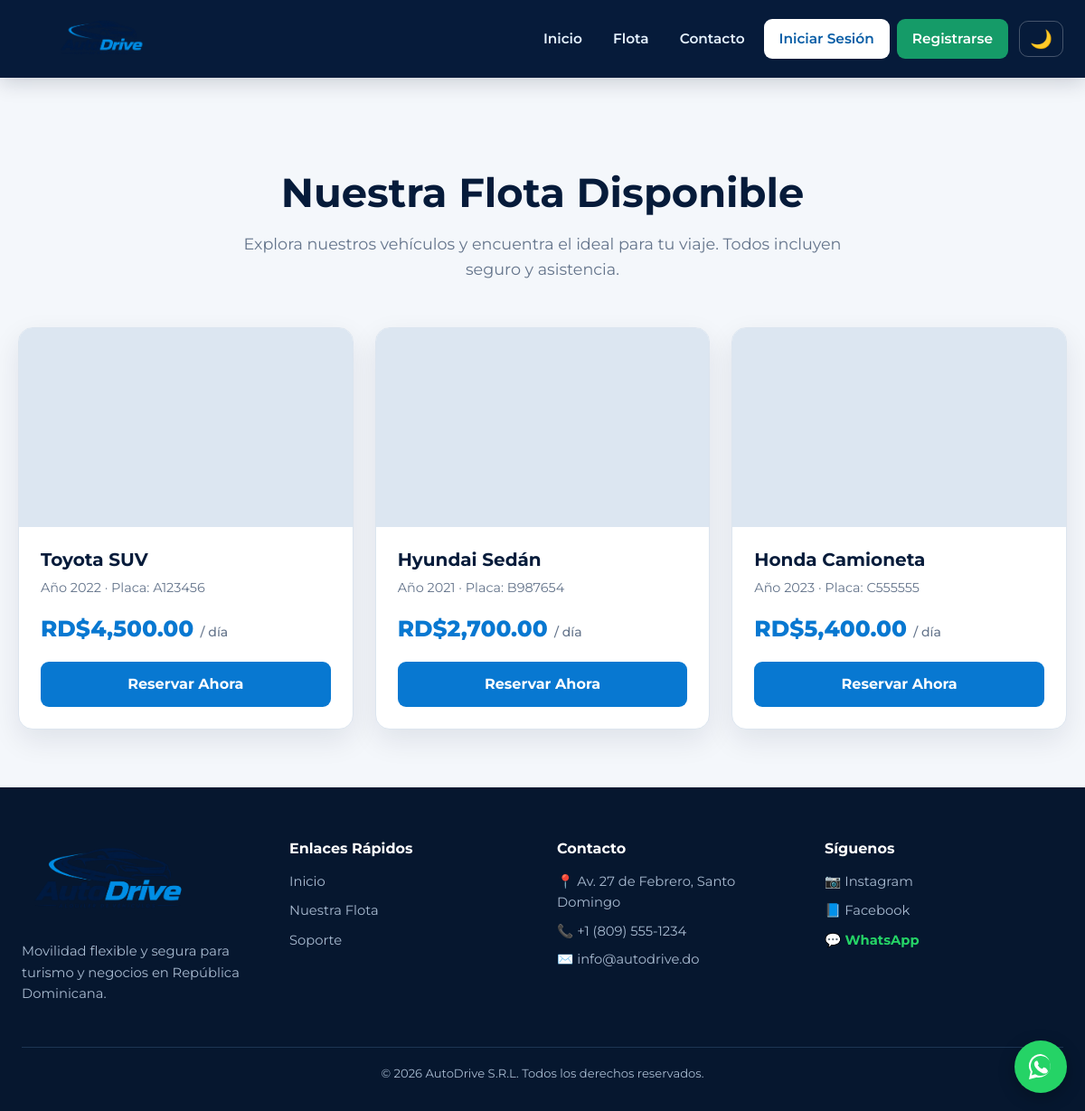
/03-aplicacionAutoDrive/public_html/catalogo.php, run on the app's committed database.
### tables this page shows
CREATE TABLE `Vehiculos` (
  `Vehiculos_ID` int(11) NOT NULL,
  `Vehiculos_Placa` varchar(10) NOT NULL,
  `Vehiculos_Anio` int(11) NOT NULL,
  `Marcas_ID` int(11) NOT NULL,
  `Categorias_ID` int(11) NOT NULL,
  `EstadosVehiculo_ID` int(11) NOT NULL
);

CREATE TABLE `Marcas` (
  `Marcas_ID` int(11) NOT NULL,
  `Marcas_Nombre` varchar(50) NOT NULL
);

CREATE TABLE `Categorias` (
  `Categorias_ID` int(11) NOT NULL,
  `Categorias_Nombre` varchar(50) NOT NULL,
  `Categorias_Descripcion` varchar(150) DEFAULT NULL
);

CREATE TABLE `Tarifas` (
  `Tarifas_ID` int(11) NOT NULL,
  `Categorias_ID` int(11) NOT NULL,
  `Tarifas_PrecioDiario` decimal(10,2) NOT NULL
);

### 03-aplicacionAutoDrive/public_html/catalogo.php (the view, shortened to what this page needs)
<?php
require 'lib.php';
$sql = "SELECT v.Vehiculos_ID, v.Vehiculos_Placa, v.Vehiculos_Anio, m.Marcas_Nombre, c.Categorias_Nombre, t.Tarifas_PrecioDiario
        FROM Vehiculos v
        JOIN Marcas m ON v.Marcas_ID = m.Marcas_ID
        JOIN Categorias c ON v.Categorias_ID = c.Categorias_ID
        JOIN Tarifas t ON c.Categorias_ID = t.Categorias_ID
        WHERE v.EstadosVehiculo_ID = 1";
$vehiculos = q($sql)->fetchAll();
?>
<div class="container">
    <div class="seccion-titulo" style="text-align: center; margin-bottom: 50px;">
        <h2 style="font-size: clamp(2rem, 4vw, 2.8rem); color: var(--navy); margin-bottom: 15px;">Nuestra Flota Disponible</h2>
        <p style="color: var(--m); font-size: 1.1rem; max-width: 700px; margin: 0 auto;">
            Explora nuestros vehículos y encuentra el ideal para tu viaje. Todos incluyen seguro y asistencia.
        </p>
    </div>
    <div class="grid-catalogo">
        <?php if (empty($vehiculos)): ?>
            <div style="grid-column: 1 / -1; text-align: center; padding: 50px;">
                <p style="font-size: 1.2rem; color: var(--m);">No hay vehículos disponibles en este momento. Por favor, vuelve más tarde.</p>
            </div>
        <?php else: ?>
            <?php foreach ($vehiculos as $v):
            ?>
                <div class="card-vehiculo">
                    <div class="galeria-css">
                    </div>
                    <div class="card-info">
                        <h3><?= h($v['Marcas_Nombre']) ?> <?= h($v['Categorias_Nombre']) ?></h3>
                        <p class="categoria">Año <?= h($v['Vehiculos_Anio']) ?> · Placa: <?= h($v['Vehiculos_Placa']) ?></p>
                        <div class="precio">RD$<?= number_format((float)$v['Tarifas_PrecioDiario'], 2) ?> <span>/ día</span></div>
                        <a href="reservas.php?vehiculo=<?= $v['Vehiculos_ID'] ?>" class="btn btn-block">Reservar Ahora</a>
                    </div>
                </div>
            <?php endforeach; ?>
        <?php endif; ?>
    </div>
</div>

### 03-aplicacionAutoDrive/public_html/estilos.css (style rules this page uses)
:root { --bg: #f4f7fb; --c: #ffffff; --t: #10213f; --m: #64748b; --a: #0878d1; --a-hover: #075ca5; --navy: #061b3a; --navy-soft: #0b2d58; --cyan: #16a9ed; --b: #dce5ef; --peligro: #dc3545; --exito: #159b68; --sombra: 0 12px 32px rgba(6, 27, 58, .09); --radio: 16px; }
* { box-sizing: border-box; }
html { scroll-behavior: smooth; }
body { margin: 0; font-family: "Segoe UI", Tahoma, Geneva, Verdana, sans-serif; background: var(--bg); color: var(--t); line-height: 1.6; overflow-x: hidden; }
.container { width: min(1200px, calc(100% - 40px)); margin: 0 auto; padding: 4rem 0; }
h1, h2, h3, h4 { line-height: 1.2; }
h2 { color: var(--navy); }
p { margin-top: 0; }
button, .btn { padding: 12px 20px; border: none; border-radius: 9px; background: var(--a); color: #fff; font-size: 1rem; font-weight: 700; cursor: pointer; transition: background .2s, transform .2s, opacity .2s; text-decoration: none; text-align: center; display: inline-block; }
.btn-block { display: block; width: 100%; margin-top: auto; }
.grid-catalogo { display: grid; grid-template-columns: repeat(auto-fill, minmax(280px, 1fr)); gap: 24px; }
.card-vehiculo { background: var(--c); border-radius: var(--radio); overflow: hidden; box-shadow: var(--sombra); transition: transform .25s, box-shadow .25s; display: flex; flex-direction: column; border: 1px solid var(--b); }
.card-info { padding: 24px; display: flex; flex-direction: column; flex-grow: 1; }
.card-info h3 { margin: 0; font-size: 1.25rem; color: var(--navy); }
.card-info .categoria { color: var(--m); font-size: .9rem; margin: 8px 0 14px; }
.card-info .precio { font-size: 1.55rem; color: var(--a); font-weight: 800; margin-bottom: 16px; }
.card-info .precio span { font-size: .88rem; color: var(--m); font-weight: 500; }
.galeria-css { position: relative; width: 100%; height: 220px; overflow: hidden; background: #dce6f1; }

### 03-aplicacionAutoDrive/public_html/lib.php (style rules this page uses)
body { font-family: 'Montserrat', sans-serif; }

### data on the page
vehiculos: Marcas_ID.Marcas_Nombre "Toyota", Categorias_ID.Categorias_Nombre "SUV", Vehiculos_Anio "2022", Vehiculos_Placa "A123456", tarifas.Tarifas_PrecioDiario "4,500.00"
vehiculos: Marcas_ID.Marcas_Nombre "Hyundai", Categorias_ID.Categorias_Nombre "Sedán", Vehiculos_Anio "2021", Vehiculos_Placa "B987654", tarifas.Tarifas_PrecioDiario "2,700.00"
vehiculos: Marcas_ID.Marcas_Nombre "Honda", Categorias_ID.Categorias_Nombre "Camioneta", Vehiculos_Anio "2023", Vehiculos_Placa "C555555", tarifas.Tarifas_PrecioDiario "5,400.00"
